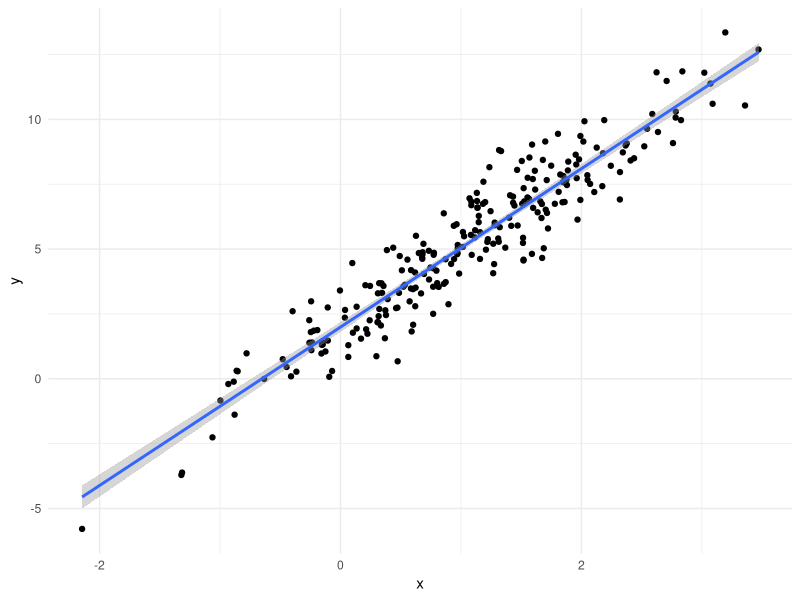
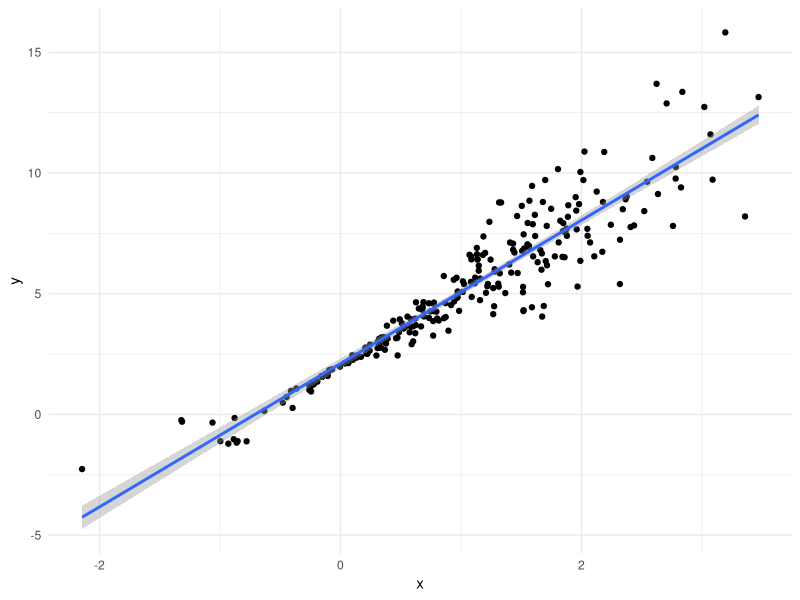
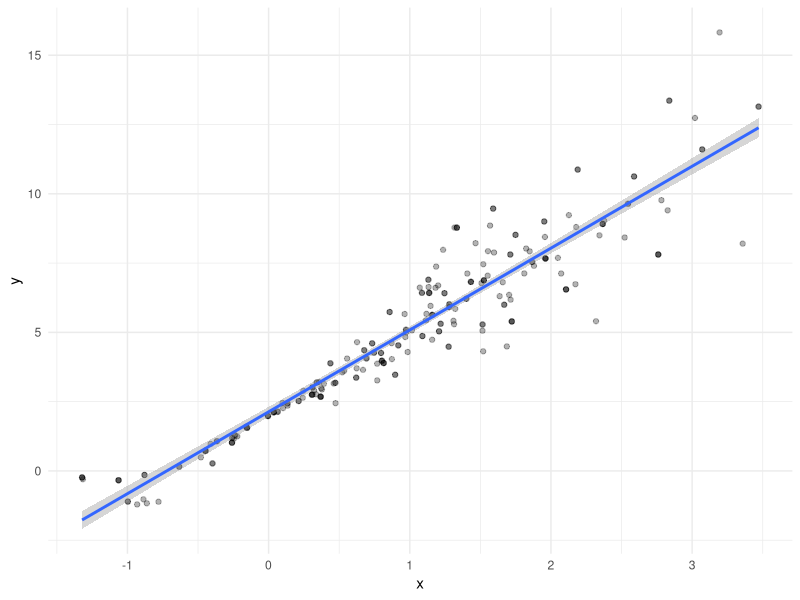
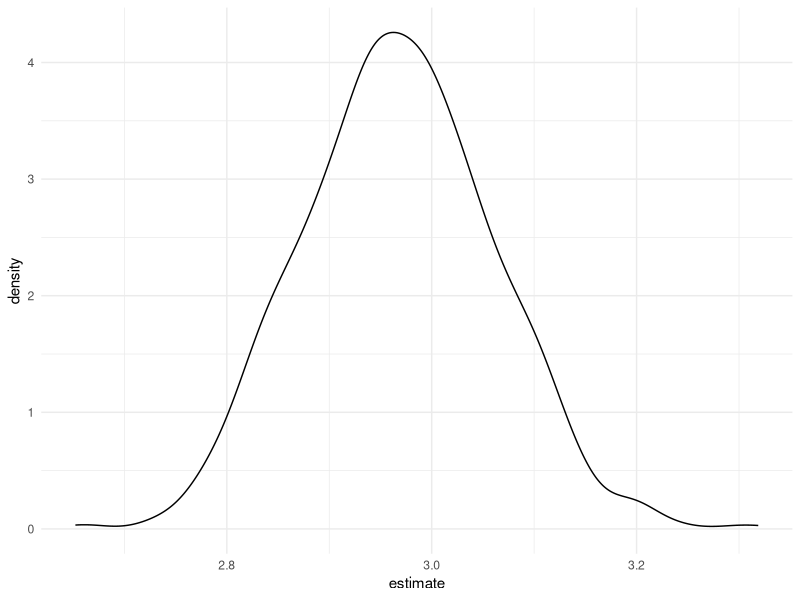

Source code (R) for these figures, in order:
## ---- chunk 1
library(tidyverse)
library(modelr)

knitr::opts_chunk$set(
  fig.width = 6,
  fig.asp = 0.6,
  out.width = "90%"
)

theme_set(theme_minimal() + theme(legend.position = "bottom"))

## all plots i make will have the viridis color palette
options(
  ggplot2.continuous.colour = "viridis",
  ggplot2.continuous.fill = "viridis"
)

scale_colour_discrete = scale_colour_viridis_d
scale_fill_discrete = scale_fill_viridis_d

## ---- chunk 2
n_samp = 250

sim_df_const = 
  tibble(
    x = rnorm(n_samp, 1, 1),
    error = rnorm(n_samp, 0, 1),
    y = 2 + 3 * x + error
  )

#new error structure
sim_df_nonconst = sim_df_const %>% 
  mutate(
  error = error * .75 * x,
  y = 2 + 3 * x + error
)
## ---- chunk 3
sim_df_const %>% 
  ggplot(aes(x = x, y = y)) +
  geom_point() +
  geom_smooth(method = "lm")
## ---- chunk 4
sim_df_nonconst %>% 
  ggplot(aes(x = x, y = y)) +
  geom_point() +
  geom_smooth(method = "lm")
## ---- chunk 5
lm(y ~ x, data = sim_df_const) %>% broom::tidy()

lm(y ~ x, data = sim_df_nonconst) %>% broom::tidy()
## ---- chunk 6
boot_samp = function(df) {
  
  sample_frac(df, size = 1, replace = TRUE) %>% 
    arrange(x)
  
}
## ---- chunk 7
boot_samp(sim_df_nonconst) %>% 
  ggplot(aes(x = x, y = y)) +
  geom_point(alpha = 0.3) +
  geom_smooth(method = "lm")
## ---- chunk 8
boot_samp(sim_df_nonconst) %>% 
  lm(y ~ x, data = .) %>% 
  broom::tidy()
## ---- chunk 9
boot_straps = 
  tibble(
    strap_number = 1:1000,
    strap_sample = rerun(1000, boot_samp(sim_df_nonconst))
  )

boot_straps %>% pull(strap_sample) %>% .[[1]]
## ---- chunk 10
boot_results = 
  boot_straps %>%
  mutate(
    models = map(.x = strap_sample, ~lm(y ~ x, data = .x)),
    results = map(models, broom::tidy)
  ) %>% 
  select(strap_number, results) %>% 
  unnest(results)
  
## ---- chunk 11
boot_results %>% 
  group_by(term) %>% 
  summarize(
    mean_est = mean(estimate),
    sd_est = sd(estimate)
  )
## ---- chunk 12
boot_results %>%
  filter(term == "x") %>% 
  ggplot(aes(x = estimate)) +
  geom_density()
## ---- chunk 13
boot_results %>% 
  group_by(term) %>% 
  summarize(
    ci_lower = quantile(estimate, 0.025),
    ci_upper = quantile(estimate, 0.975)
  )
## ---- chunk 14
sim_df_nonconst %>%
  bootstrap(1000, id = "strap_number") %>% 
   mutate(
    models = map(.x = strap, ~lm(y ~ x, data = .x)),
    results = map(models, broom::tidy)
  ) %>% 
  select(strap_number, results) %>% 
  unnest(results) %>% 
  group_by(term) %>% 
  summarize(
    mean_est = mean(estimate),
    sd_est = sd(estimate)
  )
  
  
## ---- chunk 15
sim_df_const %>%
  bootstrap(1000, id = "strap_number") %>% 
   mutate(
    models = map(.x = strap, ~lm(y ~ x, data = .x)),
    results = map(models, broom::tidy)
  ) %>% 
  select(strap_number, results) %>% 
  unnest(results) %>% 
  group_by(term) %>% 
  summarize(
    mean_est = mean(estimate),
    sd_est = sd(estimate)
  )
